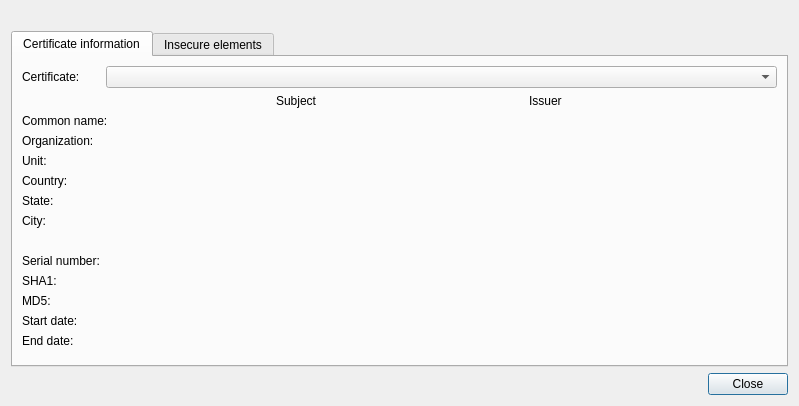
<?xml version="1.0" encoding="UTF-8"?>
<ui version="4.0">
 <class>SslStateDialog</class>
 <widget class="QDialog" name="SslStateDialog">
  <property name="geometry">
   <rect>
    <x>0</x>
    <y>0</y>
    <width>799</width>
    <height>406</height>
   </rect>
  </property>
  <property name="windowTitle">
   <string>SSL state</string>
  </property>
  <layout class="QFormLayout" name="formLayout">
   <property name="fieldGrowthPolicy">
    <enum>QFormLayout::ExpandingFieldsGrow</enum>
   </property>
   <item row="0" column="0">
    <widget class="QLabel" name="IconLabel_">
     <property name="text">
      <string/>
     </property>
    </widget>
   </item>
   <item row="0" column="1">
    <widget class="QLabel" name="OverallStateLabel_">
     <property name="text">
      <string/>
     </property>
    </widget>
   </item>
   <item row="1" column="0" colspan="2">
    <widget class="QTabWidget" name="TabWidget_">
     <property name="currentIndex">
      <number>0</number>
     </property>
     <widget class="QWidget" name="tab">
      <attribute name="title">
       <string>Certificate information</string>
      </attribute>
      <layout class="QFormLayout" name="formLayout_2">
       <item row="0" column="0">
        <widget class="QLabel" name="label_2">
         <property name="text">
          <string>Certificate:</string>
         </property>
        </widget>
       </item>
       <item row="0" column="1">
        <widget class="QComboBox" name="CertChainBox_"/>
       </item>
       <item row="1" column="0" colspan="2">
        <layout class="QGridLayout" name="gridLayout" columnstretch="0,0,0">
         <item row="3" column="1">
          <widget class="QLabel" name="SubjectUnit_">
           <property name="text">
            <string/>
           </property>
          </widget>
         </item>
         <item row="1" column="0">
          <widget class="QLabel" name="label_3">
           <property name="sizePolicy">
            <sizepolicy hsizetype="Minimum" vsizetype="Preferred">
             <horstretch>0</horstretch>
             <verstretch>0</verstretch>
            </sizepolicy>
           </property>
           <property name="text">
            <string>Common name:</string>
           </property>
          </widget>
         </item>
         <item row="2" column="0">
          <widget class="QLabel" name="label_4">
           <property name="sizePolicy">
            <sizepolicy hsizetype="Minimum" vsizetype="Preferred">
             <horstretch>0</horstretch>
             <verstretch>0</verstretch>
            </sizepolicy>
           </property>
           <property name="text">
            <string>Organization:</string>
           </property>
          </widget>
         </item>
         <item row="1" column="2">
          <widget class="QLabel" name="IssuerCommonName_">
           <property name="text">
            <string/>
           </property>
          </widget>
         </item>
         <item row="2" column="1">
          <widget class="QLabel" name="SubjectOrganization_">
           <property name="text">
            <string/>
           </property>
          </widget>
         </item>
         <item row="2" column="2">
          <widget class="QLabel" name="IssuerOrganization_">
           <property name="text">
            <string/>
           </property>
          </widget>
         </item>
         <item row="0" column="1">
          <widget class="QLabel" name="label_9">
           <property name="text">
            <string>Subject</string>
           </property>
          </widget>
         </item>
         <item row="0" column="2">
          <widget class="QLabel" name="label_10">
           <property name="text">
            <string>Issuer</string>
           </property>
          </widget>
         </item>
         <item row="1" column="1">
          <widget class="QLabel" name="SubjectCommonName_">
           <property name="text">
            <string/>
           </property>
          </widget>
         </item>
         <item row="3" column="0">
          <widget class="QLabel" name="label_5">
           <property name="text">
            <string>Unit:</string>
           </property>
          </widget>
         </item>
         <item row="4" column="0">
          <widget class="QLabel" name="label_6">
           <property name="text">
            <string>Country:</string>
           </property>
          </widget>
         </item>
         <item row="5" column="0">
          <widget class="QLabel" name="label_7">
           <property name="text">
            <string>State:</string>
           </property>
          </widget>
         </item>
         <item row="6" column="0">
          <widget class="QLabel" name="label_8">
           <property name="text">
            <string>City:</string>
           </property>
          </widget>
         </item>
         <item row="3" column="2">
          <widget class="QLabel" name="IssuerUnit_">
           <property name="text">
            <string/>
           </property>
          </widget>
         </item>
         <item row="4" column="1">
          <widget class="QLabel" name="SubjectCountry_">
           <property name="text">
            <string/>
           </property>
          </widget>
         </item>
         <item row="4" column="2">
          <widget class="QLabel" name="IssuerCountry_">
           <property name="text">
            <string/>
           </property>
          </widget>
         </item>
         <item row="5" column="1">
          <widget class="QLabel" name="SubjectState_">
           <property name="text">
            <string/>
           </property>
          </widget>
         </item>
         <item row="6" column="1">
          <widget class="QLabel" name="SubjectCity_">
           <property name="text">
            <string/>
           </property>
          </widget>
         </item>
         <item row="6" column="2">
          <widget class="QLabel" name="IssuerCity_">
           <property name="text">
            <string/>
           </property>
          </widget>
         </item>
         <item row="5" column="2">
          <widget class="QLabel" name="IssuerState_">
           <property name="text">
            <string/>
           </property>
          </widget>
         </item>
        </layout>
       </item>
       <item row="3" column="0">
        <widget class="QLabel" name="label_11">
         <property name="text">
          <string>Serial number:</string>
         </property>
        </widget>
       </item>
       <item row="3" column="1">
        <widget class="QLabel" name="SerialNumber_">
         <property name="text">
          <string/>
         </property>
        </widget>
       </item>
       <item row="4" column="0">
        <widget class="QLabel" name="label_13">
         <property name="text">
          <string>SHA1:</string>
         </property>
        </widget>
       </item>
       <item row="5" column="0">
        <widget class="QLabel" name="label_14">
         <property name="text">
          <string>MD5:</string>
         </property>
        </widget>
       </item>
       <item row="4" column="1">
        <widget class="QLabel" name="Sha1_">
         <property name="text">
          <string/>
         </property>
        </widget>
       </item>
       <item row="5" column="1">
        <widget class="QLabel" name="Md5_">
         <property name="text">
          <string/>
         </property>
        </widget>
       </item>
       <item row="2" column="0">
        <widget class="QLabel" name="label_12">
         <property name="text">
          <string/>
         </property>
        </widget>
       </item>
       <item row="6" column="0">
        <widget class="QLabel" name="label_15">
         <property name="text">
          <string>Start date:</string>
         </property>
        </widget>
       </item>
       <item row="7" column="0">
        <widget class="QLabel" name="label_16">
         <property name="text">
          <string>End date:</string>
         </property>
        </widget>
       </item>
       <item row="6" column="1">
        <widget class="QLabel" name="StartDate_">
         <property name="text">
          <string/>
         </property>
        </widget>
       </item>
       <item row="7" column="1">
        <widget class="QLabel" name="EndDate_">
         <property name="text">
          <string/>
         </property>
        </widget>
       </item>
      </layout>
     </widget>
     <widget class="QWidget" name="InsecureTab_">
      <attribute name="title">
       <string>Insecure elements</string>
      </attribute>
      <layout class="QVBoxLayout" name="verticalLayout">
       <property name="margin">
        <number>0</number>
       </property>
       <item>
        <widget class="QListWidget" name="InsecureList_"/>
       </item>
      </layout>
     </widget>
    </widget>
   </item>
   <item row="2" column="0" colspan="2">
    <widget class="QDialogButtonBox" name="buttonBox">
     <property name="orientation">
      <enum>Qt::Horizontal</enum>
     </property>
     <property name="standardButtons">
      <set>QDialogButtonBox::Close</set>
     </property>
    </widget>
   </item>
  </layout>
 </widget>
 <resources/>
 <connections>
  <connection>
   <sender>buttonBox</sender>
   <signal>accepted()</signal>
   <receiver>SslStateDialog</receiver>
   <slot>accept()</slot>
   <hints>
    <hint type="sourcelabel">
     <x>248</x>
     <y>254</y>
    </hint>
    <hint type="destinationlabel">
     <x>157</x>
     <y>274</y>
    </hint>
   </hints>
  </connection>
  <connection>
   <sender>buttonBox</sender>
   <signal>rejected()</signal>
   <receiver>SslStateDialog</receiver>
   <slot>reject()</slot>
   <hints>
    <hint type="sourcelabel">
     <x>316</x>
     <y>260</y>
    </hint>
    <hint type="destinationlabel">
     <x>286</x>
     <y>274</y>
    </hint>
   </hints>
  </connection>
 </connections>
</ui>
